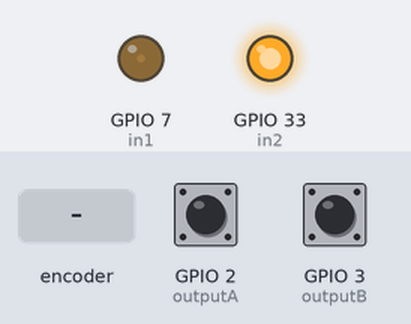
A sketch run on a simulated ESP32. Parts: output pins drawn as LEDs (lit = HIGH). Inputs (shaded band) come from the test bench; at power-on: GPIO 2 (outputA) HIGH, GPIO 3 (outputB) HIGH. What the sketch prints to the serial monitor is not drawn.

Above: at 1.2 s.
1.3 s: rotary encoder on GPIO 2 (outputA) / GPIO 3 (outputB) turned 1 step (first pin leading)
4.5 s: rotary encoder on GPIO 2 (outputA) / GPIO 3 (outputB) turned 2 steps (second pin leading)
Timing chart, 0 to 7.5 s (numbered marks = the images above; inputs shaded):
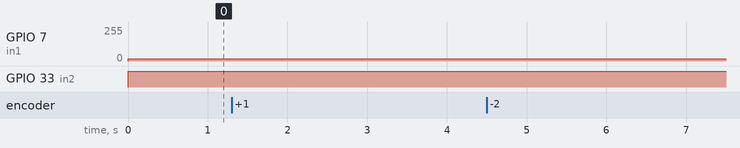

The sketch:

pid_controller.ino
```cpp
#define outputA 2
#define outputB 3
//#define enc_coun_rev 620
#define in1 7
#define in2 33
float  kp=0.0001;
float kd=0.0000;
float ki=0;
int pos,dist=0;
float previousMillis = 0;
float currentMillis = 0;
//int  interval=1000;
//float rpm_right;
int setpoint=800;
//int targetnew=5;
int error;
float  p;
float deltaT,errord,errori=0.0000;
int eprev;
int pwm;


//int a1;

void setup()
{
  Serial.begin(9600);
  pinMode(outputA,INPUT_PULLUP);
   pinMode(outputB,INPUT_PULLUP);
   pinMode(in1,OUTPUT);
   pinMode(in2,OUTPUT);

   //a1=digitalRead(outputA);
   attachInterrupt(digitalPinToInterrupt(outputA),ReadEncoder,RISING);
  attachInterrupt(digitalPinToInterrupt(outputB),ReadEncoderB,RISING);

}
void loop()
{


 //float rev=pos*360;


 //Serial.println(pos);


//currentMillis = micros();
// deltaT= (currentMillis - previousMillis)/1000000.0;
//  previousMillis = currentMillis;
   error=setpoint-pos;
 //errord=(error-eprev)/deltaT;
 errord=(error-eprev);
   //errori=errori+error*deltaT;
   errori=errori+error;
// errord=error-eprev;
   // rpm_right = (pos* 60 / enc_coun_rev);
 p=(kp*error)+(kd*errord)+(ki*errori);

   eprev=error;


 /*if(error<0)
  {

   // targetnew=error-targetnew;
    setpoint=targetnew;
    error=setpoint-pos;
    //errord=error;
    errord=(error-eprev)/deltaT;
    Serial.print(" target new ");
    Serial.print( setpoint );

  }*/


 // pvalue();

   Serial.print(" p value: ");
   Serial.print(p);
  Serial.print("  error:  ");
   Serial.print(error);
   Serial.print(" position:  ");
   Serial.println(pos);

   //int pwm=int(220*(p));
// int pwm=abs(p);
 int pwm=(int)(220*p);

/*Serial.println(" pwm ");
   Serial.print(pwm);*/

if(error>0)
{

   digitalWrite(in2,HIGH);
   // digitalWrite(in1,LOW);
   //analogWrite(in1,pwm);

}
 else if(error<0)
  {

//    setpoint=abs(error);
//    pos=pos-setpoint;

     digitalWrite(in2,LOW);
   // digitalWrite(in1,HIGH);

//analogWrite(in1,pwm);
  }
else
{
 // p=0;

  digitalWrite(in1,LOW);
   digitalWrite(in2,LOW);
//  pwm=0;
}

if(pwm>220){
 //pwm=220;

 analogWrite(in1,220);}
 else if(pwm>0)
{
  analogWrite(in1,pwm);
}
else if(pwm<=0)
{
  analogWrite(in1,pwm);
}

/*else if(p<0)
{

   digitalWrite(in2,LOW);
    digitalWrite(in1,HIGH);

 // analogWrite(in1,pwm);

}*/


}
//void ReadEncoder()
//{
//  //int c=digitalRead(outputB);
//
// if(digitalRead(outputA)==LOW)
//  pos++;
//  else
//  pos--;
//
//}
//void ReadEncoderB()
//{
// if(digitalRead(outputB)==LOW)
//  pos--;
//  else
//  pos++;
//}
void ReadEncoder()
{
  if(digitalRead(outputA)==HIGH)
  {
    if(digitalRead(outputB)==HIGH)
    {
      pos++;
    }
    else
    {
      pos--;
    }
  }

  else if(digitalRead(outputA)== LOW)
  {
    if(digitalRead(outputB)==HIGH)
    {
      pos--;
    }
    else
    {
      pos++;
    }
  }
}

void ReadEncoderB()
{
  if(digitalRead(outputB)==HIGH)
  {
    if(digitalRead(outputA)==HIGH)
    {
      pos--;
    }
    else
    {
      pos++;
    }
  }

  else if(digitalRead(outputB)==LOW)
  {
    if(digitalRead(outputA)==HIGH)
    {
      pos++;
    }
    else
    {
      pos--;
    }
  }
}
```

Measured:
- after the input at 1.3 s, every drawn part: stays the same
- after the input at 4.5 s, every drawn part: stays the same
